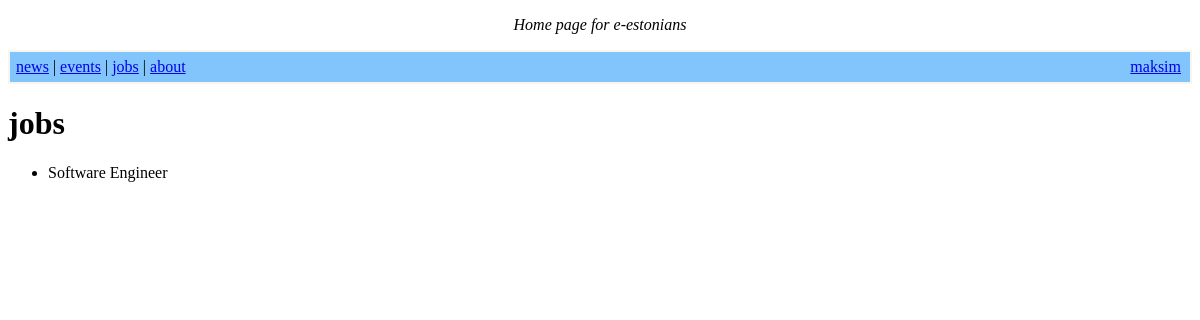
/jobs/ (signed in), run on an earlier commit of the app's database.
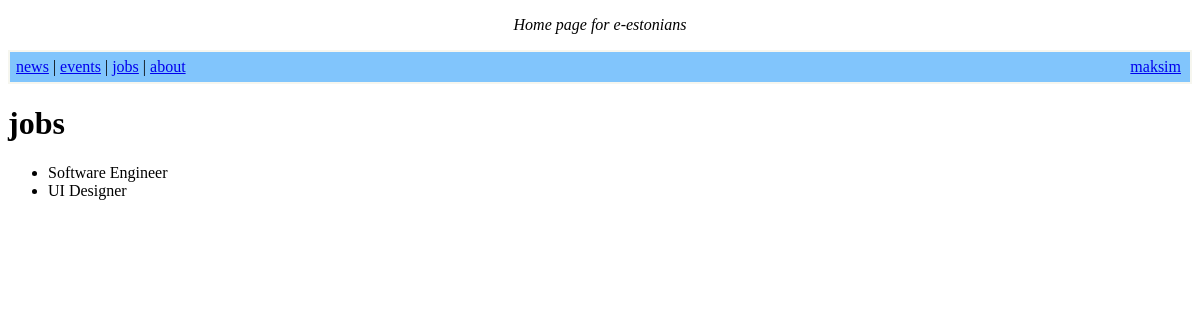
And on a later commit of the database.
### JobPost/models.py (models this page shows)
class JobPost(models.Model):
    title = models.CharField(max_length=100, blank=False)
    description = models.TextField(blank=False)
    author = models.CharField(max_length=20, blank=False)
    time = models.DateTimeField(auto_now_add=True, blank=False)

### pages/views.py (the view)
# urls.py: path('jobs/', views.jobs_view, name='jobs'),
def jobs_view(request, *args, **kwargs):
    obj = JobPost.objects.all()
    context = {
        'object' : obj
    }
    return render(request, "jobs.html", context)

### templates/jobs.html
{% extends 'base.html' %}
{% block content %}
<h1> jobs </h1>
<ul>
    {% for each in object %}
        <li>{{ each.title }}</li>
    {% endfor %}
</ul>
{% endblock %}

What changed in the data, as far as the page shows it:
added JobPost: title "UI Designer"
